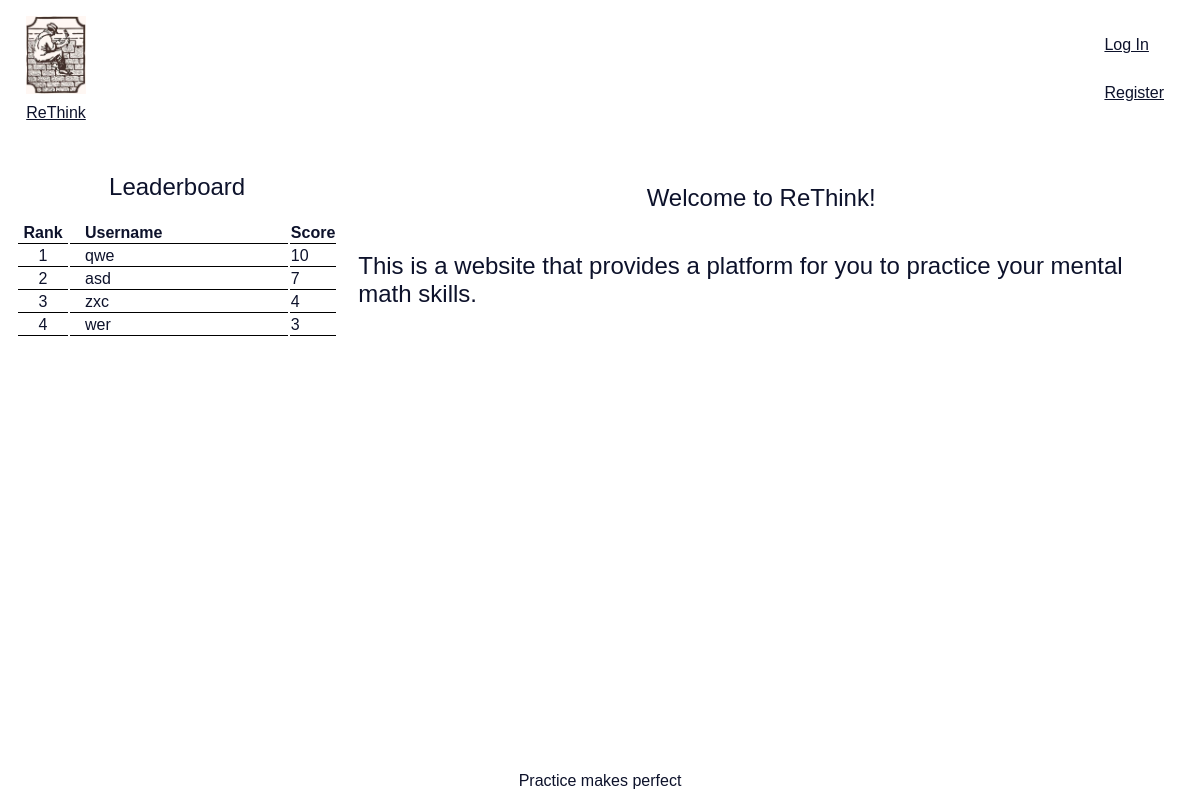
Before: / with the older database file.
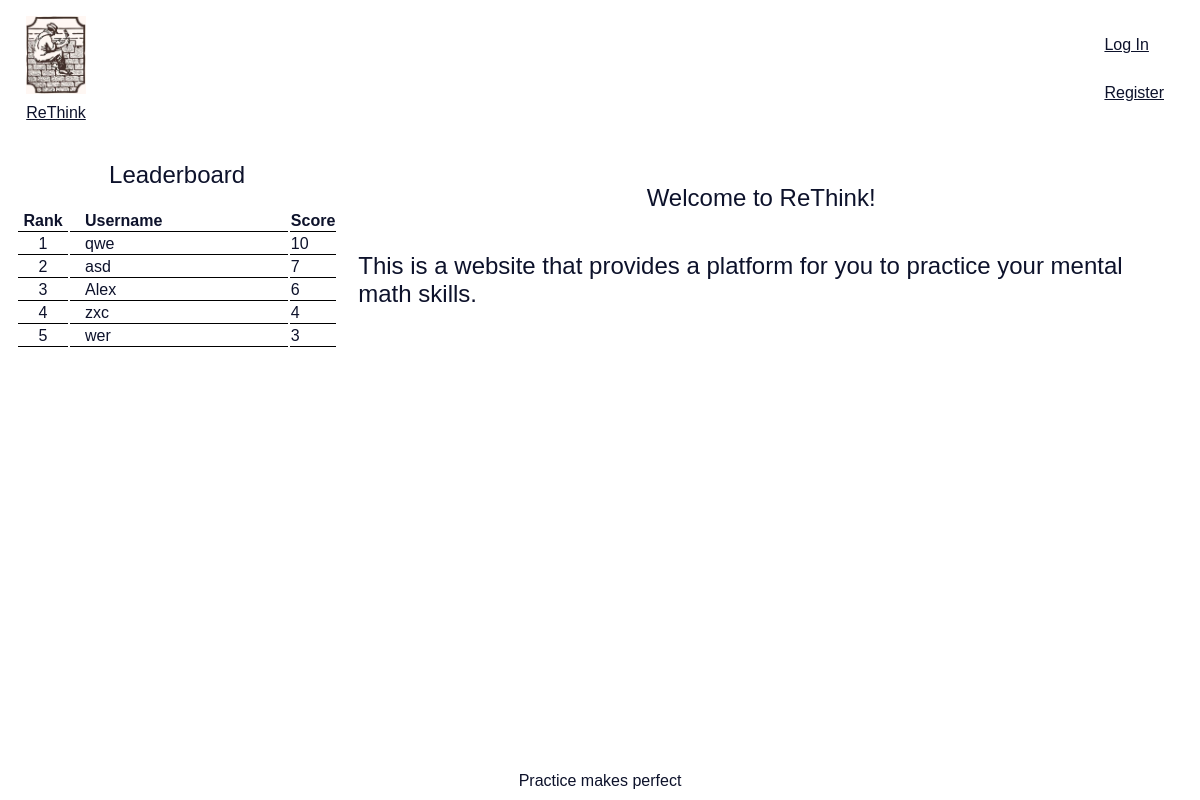
After: the same page with the newer database file.
### tables this page shows
CREATE TABLE users (id INTEGER PRIMARY KEY AUTOINCREMENT NOT NULL, username TEXT NOT NULL, hash TEXT NOT NULL);

### app.py (the view)
@app.route("/")
def index():
    users = db.execute("SELECT username, MAX(score) FROM users JOIN scores ON users.id=scores.user_id GROUP BY user_id ORDER BY MAX(score) DESC LIMIT 10")
    return render_template("index.html", users=users)

### app.py (called while the page is built)
@app.after_request
def after_request(response):
    response.headers["Cache-Control"] = "no-cache, no-store, must-revalidate"
    response.headers["Expires"] = 0
    response.headers["Pragma"] = "no-cache"
    return response

### templates/index.html (shortened to what this page needs)
{% extends "layout.html" %}
{% block main %}
<main class="home ">
   <div class="leaderboard ">
        <div class="leaderboard-title">Leaderboard</div>
        <table class="leaderboard-table ">
            <colgroup>
                <col style="width: 50px;">
                <col>
                <col style="width: 40px;">
            </colgroup>
            <thead>
                <tr>
                    <th >Rank</th>
                    <th class ="user-name">Username</th>
                    <th>Score</th>
                </tr>
            </thead>
            <tbody>
            {% for user in users %}
                <tr class = "row">
                    <td style="text-align: center;">{{loop.index}}</td>
                    <td class ="user-name">{{user["username"]}}</td>
                    <td>
                        {% if user["MAX(score)"] is none %}
                            0
                        {% else %}
                            {{ user["MAX(score)"] }}
                        {% endif %}
                    </td>
                </tr>
            {% endfor %}
            </tbody>
        </table>
    </div>
    <div class="home-text">
        <h1 class ="header">Welcome to ReThink!</h1>
        <div class ="text">
            <p>This is a website that provides a platform for you to practice your mental math skills.</p>
    </div>
</main>
{% endblock %}

Changed rows visible on the page:
added users: username "Alex", user "6"
